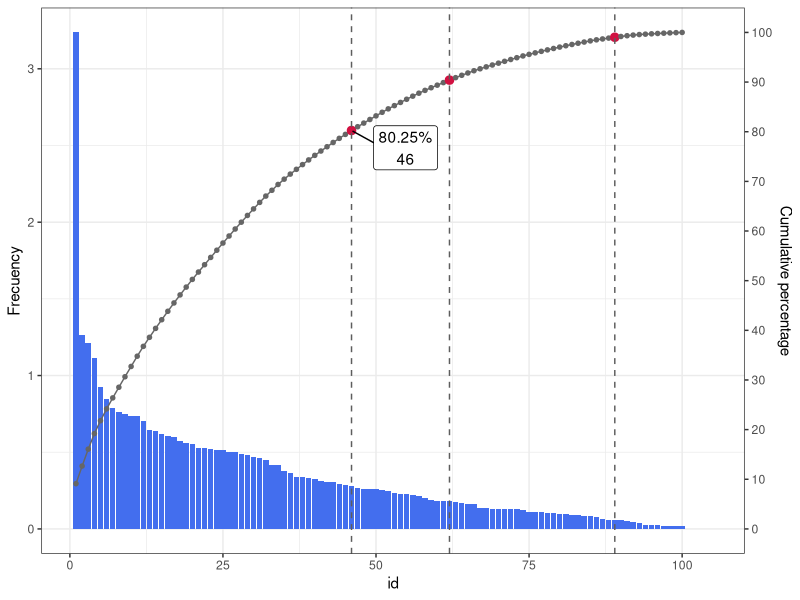
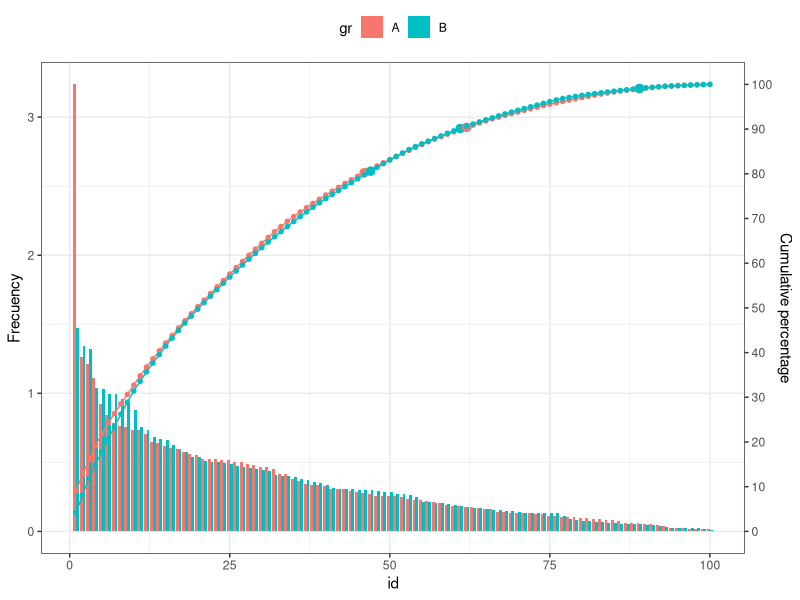
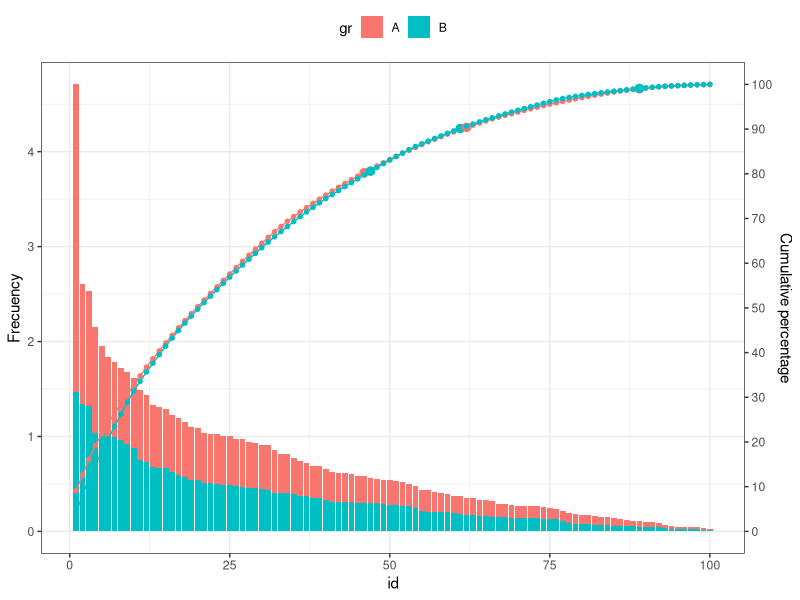
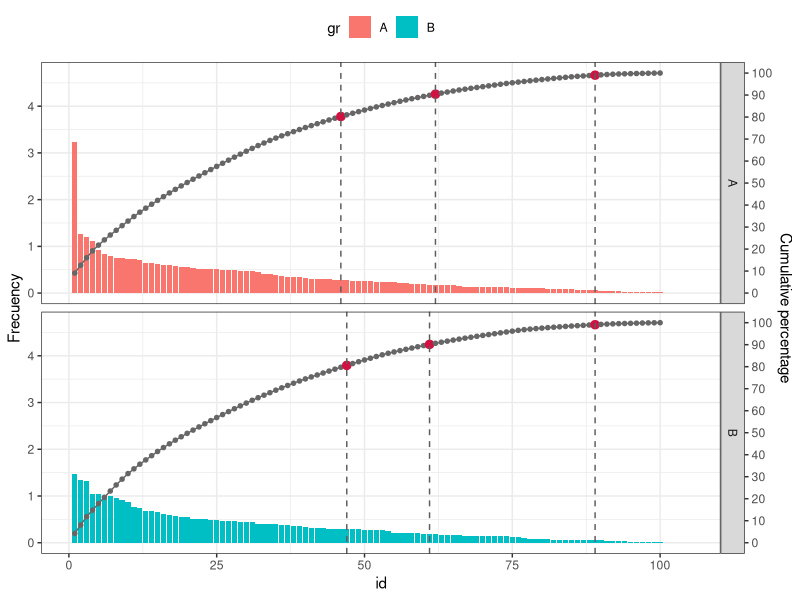

Generate these figures, in order, with R:
## ---- chunk 1
options(scipen=10)
library(dplyr)
library(knitr)

library(ggplot2)
library(ggrepel)
## ---- chunk 2
# sample 1 poiasson ポアソン分布
val.a <- rpois(1000, 3) %>% table
val.b <- rpois(1000, 3) %>% table
num <- c(val.a, val.b)
gr <- c(rep("A",length(val.a)),rep("B",length(val.b)))
id <- c(c(1:length(val.a)),c(1:length(val.b)))
df.1 <- data.frame(gr, id, num) %>% arrange(id)

# sample 2 norm ランダムサンプリング
gr <- c(rep("A",100),rep("B",100))
id <- c(c(1:100),c(1:100))
num <- c(sort(sample(1:1000, 100, replace=F),decreasing = T),sort(sample(1:1000, 100, replace=F), decreasing = T))
df.2 <- data.frame(gr, id, num) %>% arrange(id)

# sample 3 exp 指数分布
gr <- c(rep("A",100),rep("B",100))
id <- c(c(1:100),c(1:100))
num <- c(sort(rexp(100, 3), decreasing = T),sort(rexp(100, 3), decreasing = T))
df.3 <- data.frame(gr, id, num) %>% arrange(id)

df <- df.3
## ---- chunk 3
str(df)
## ---- chunk 4
plotFreqCumPer <- function(df, x, y){
  
  x <- dplyr::enquo(x)
  y <- dplyr::enquo(y)

  max.height <- df %>% pull(!!y) %>% max()
  
  df %>%
    mutate(cum_per = 100 * cumsum(!!y) / sum(!!y)) %>%
    mutate(la = ifelse(cum_per > 80 & !duplicated(cum_per > 80), paste0(round(cum_per,2),"%\r\n",!!x), '')) %>%
    mutate(la = ifelse(cum_per > 90 & !duplicated(cum_per > 90), paste0(round(cum_per,2),"%\r\n",!!x), la)) %>%
    mutate(la = ifelse(cum_per > 99 & !duplicated(cum_per > 99), paste0(round(cum_per,2),"%\r\n",!!x), la)) %>%
    ggplot(aes(x = !!x, y = !!y, label = la)) + 
      geom_bar(stat = "identity", fill = "#436EEE") +
      geom_line(aes(x = !!x, y = cum_per/100 * max.height), color = "#666666") +
      geom_point(aes(y = cum_per/100 * max.height, color = la != "", size = la != ""), shape = 20) +
      geom_vline(aes(xintercept = ifelse(la != "", !!x, NA)), colour="#5d5d5d", linetype = "dashed", size=0.5, na.rm = T) +
      geom_label_repel(aes(y = cum_per/100 * max.height), nudge_x = 5) + 
      scale_colour_manual(name = '', values = setNames(c('#d11141','#666666'), c(T, F))) +
      scale_size_manual(name = '', values = setNames(c(4, 2), c(T, F))) +
      scale_y_continuous(sec.axis = sec_axis(~. * 100 / max.height, breaks = seq(0, 100, by=10), name = "Cumulative percentage")) + 
      theme_bw() + 
      theme(legend.position = "top") +
      guides(color = F, size = F) + 
      labs(x = rlang::quo_text(x), y = "Frecuency", fill = rlang::quo_text(gr))
}

plotFreqCumPer(df %>% filter(gr == "A") %>% select(-gr), id, num)
## ---- chunk 5
plotFreqCumPerDodge <- function(df, x, y, gr){
  x <- dplyr::enquo(x)
  y <- dplyr::enquo(y)
  gr <- dplyr::enquo(gr)
  
  max.height <- df %>% pull(!!y) %>% max()
  
  df %>%
    group_by(!!gr) %>%
    mutate(cum_per = 100 * cumsum(!!y) / sum(!!y)) %>%
    mutate(la = ifelse(cum_per > 80 & !duplicated(cum_per > 80), paste0(round(cum_per,2),"%\r\n",!!x), '')) %>%
    mutate(la = ifelse(cum_per > 90 & !duplicated(cum_per > 90), paste0(round(cum_per,2),"%\r\n",!!x), la)) %>%
    mutate(la = ifelse(cum_per > 99 & !duplicated(cum_per > 99), paste0(round(cum_per,2),"%\r\n",!!x), la)) %>%
    ggplot(aes(x = !!x, y = !!y, group = !!gr, label = la)) + 
　　  geom_bar(aes(fill = !!gr), stat = "identity", position = "dodge") +
      geom_line(aes(x = !!x, y = cum_per/100 * max.height, color = !!gr)) +
      geom_point(aes(y = cum_per/100 * max(!!y), color = !!gr, size = la != ""), shape = 20) +
      geom_label_repel(aes(y = cum_per/100 * max.height)) + 
      scale_y_continuous(sec.axis = sec_axis(~. * 100 / max.height, breaks=seq(0, 100, by=10), name = "Cumulative percentage")) + 
      scale_size_manual(name = '', values = setNames(c(4, 2), c(T, F))) +
      theme_bw() + 
      theme(legend.position = "top") +
      guides(color = F, size = F) + 
      labs(x = rlang::quo_text(x), y = "Frecuency", fill = rlang::quo_text(gr))
}

plotFreqCumPerDodge(df, id, num, gr)
## ---- chunk 6
plotFreqCumPerStack <- function(df, x, y, gr){
  x <- dplyr::enquo(x)
  y <- dplyr::enquo(y)
  gr <- dplyr::enquo(gr)
  
  max.height <- df %>% group_by(!!gr) %>% summarise(max_num = max(!!y)) %>% ungroup() %>% .$max_num %>% sum
  
  df %>%
    group_by(!!gr) %>%
    mutate(cum_per = 100 * cumsum(!!y) / sum(!!y)) %>%
    mutate(la = ifelse(cum_per > 80 & !duplicated(cum_per > 80), paste0(round(cum_per,2),"%\r\n",!!x), '')) %>%
    mutate(la = ifelse(cum_per > 90 & !duplicated(cum_per > 90), paste0(round(cum_per,2),"%\r\n",!!x), la)) %>%
    mutate(la = ifelse(cum_per > 99 & !duplicated(cum_per > 99), paste0(round(cum_per,2),"%\r\n",!!x), la)) %>%
    ggplot(aes(x = !!x, y = !!y, group = !!gr, label = la)) + 
      geom_bar(aes(fill = !!gr), stat = "identity", position = "stack") +
      geom_line(aes(x = !!x, y = cum_per/100 * max.height, color = !!gr)) +
      geom_point(aes(x = !!x, y = cum_per/100 * max.height, color = !!gr, size = la != ""), shape = 20) +
      geom_label_repel(aes(y = cum_per/100 * max.height)) + 
      scale_size_manual(name = '', values = setNames(c(4, 2), c(T, F))) +
      scale_y_continuous(sec.axis = sec_axis(~. * 100 / max.height, breaks=seq(0, 100, by=10), name = "Cumulative percentage")) + 
      theme_bw() + 
      theme(legend.position = "top") +
      guides(color = F, size = F) + 
      labs(x = rlang::quo_text(x), y = "Frecuency", fill = rlang::quo_text(gr))
}

plotFreqCumPerStack(df, id, num, gr)
## ---- chunk 7
plotFreqCumPerFacet <- function(df, x, y, gr){
  fml_facet <- as.formula(paste(base::substitute(gr), "~ .")) # dplyr::enquoはだめ
  x <- dplyr::enquo(x)
  y <- dplyr::enquo(y)
  gr <- dplyr::enquo(gr)
  
  max.height <- df %>% group_by(!!gr) %>% summarise(max_num = max(!!y)) %>% ungroup() %>% .$max_num %>% sum
  
  df %>%
    group_by(!!gr) %>%
    mutate(cum_per = 100 * cumsum(!!y) / sum(!!y)) %>%
    mutate(la = ifelse(cum_per > 80 & !duplicated(cum_per > 80), paste0(round(cum_per,2),"%\r\n",!!x), '')) %>%
    mutate(la = ifelse(cum_per > 90 & !duplicated(cum_per > 90), paste0(round(cum_per,2),"%\r\n",!!x), la)) %>%
    mutate(la = ifelse(cum_per > 99 & !duplicated(cum_per > 99), paste0(round(cum_per,2),"%\r\n",!!x), la)) %>%
    ggplot(aes(x = !!x, y = !!y, group = !!gr, label = la)) + 
      geom_bar(aes(fill = !!gr), stat = "identity") +
      geom_line(aes(x = !!x, y = cum_per/100 * max.height), color = "#666666") +
      geom_point(aes(y = cum_per/100 * max.height, color = la != "", size = la != ""), shape = 20) +
      geom_vline(aes(xintercept = ifelse(la != "", !!x, NA)), colour="#5d5d5d", linetype = "dashed", size=0.5, na.rm = T) +
      geom_label_repel(aes(y = cum_per/100 * max.height), nudge_x = 5) + 
      facet_grid(fml_facet) + # or facet_grid(rows = vars(!!gr_var)) +  
      scale_colour_manual(name = '', values = setNames(c('#d11141','#666666'), c(T, F))) +
      scale_size_manual(name = '', values = setNames(c(4, 2), c(T, F))) +
      scale_y_continuous(sec.axis = sec_axis(~. * 100 / max.height, breaks = seq(0, 100, by=10), name = "Cumulative percentage")) + 
      theme_bw() + 
      theme(legend.position = "top") +
      guides(color = F, size = F) + 
      labs(x = rlang::quo_text(x), y = "Frecuency", fill = rlang::quo_text(gr))
}
plotFreqCumPerFacet(df, id, num, gr)
